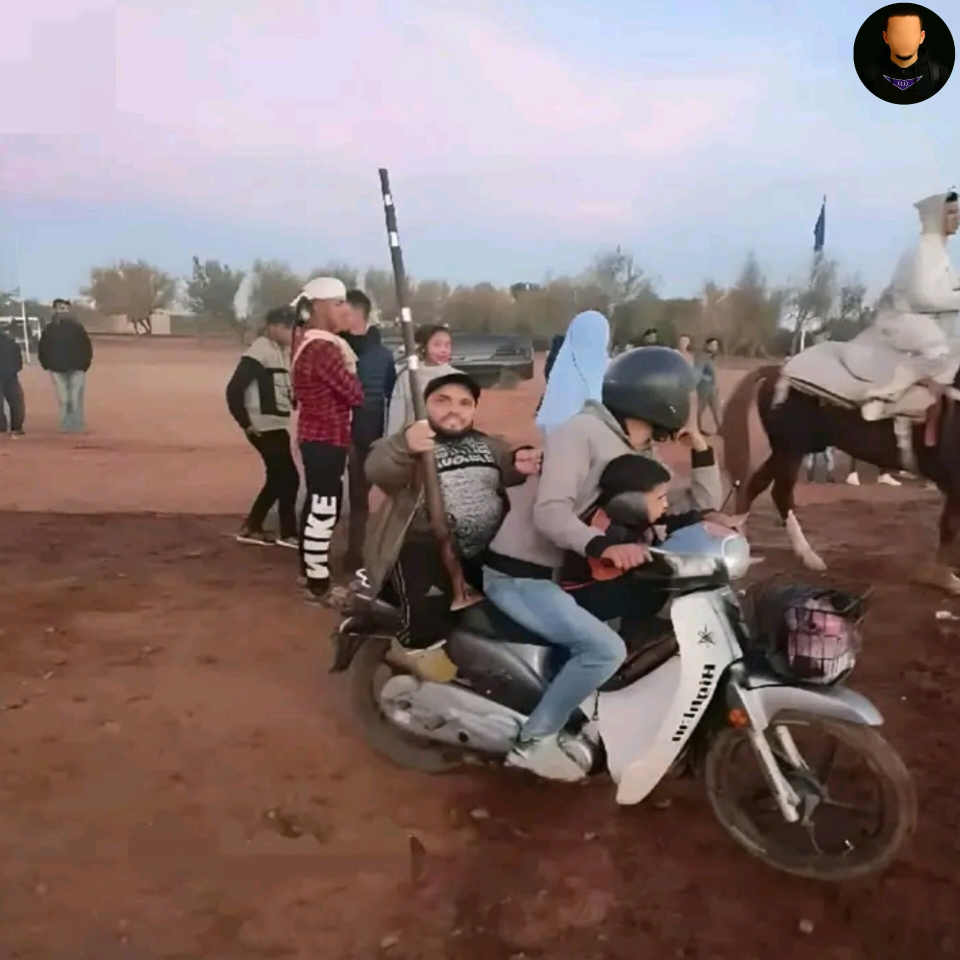
#> input picture images/image1.jpg, 1920 x 1920 px (shown at 1/2 size)
$ jupyter execute 3_geometric_transformations.ipynb
#> lines starting #> are read from the running program, lines starting #| are printed output that depends on the picture
### src/utils.py
import cv2

import matplotlib.pyplot as plt
import numpy as np

from math import ceil


def display_img(img, title=None, color_space_flag=True):
    # converting color space BGR (default for cv2.imread) to RGB (what plt expects)
    # example color spaces: Grayscale, HSV (Hue, Saturation, Value),
    #   RGBA (Red, Green, Blue, Alpha)
    # https://opencv.org/blog/color-spaces-in-opencv/
    plt.title(title)
    if color_space_flag:
        img = cv2.cvtColor(img, cv2.COLOR_BGR2RGB)
    plt.imshow(img)
    # plt.imshow(img[:,:,::-1])
    plt.axis("off")
    plt.show()


def display_mul_img(imgs, titles=None, color_space_flag=True, rows_nb=1):
    if titles and len(imgs) != len(titles):
        return 1

    for i, img in enumerate(imgs):
        plt.subplot(rows_nb, ceil(len(imgs) / rows_nb), i + 1)
        if titles:
            plt.title(titles[i])
        if color_space_flag:
            img = cv2.cvtColor(img, cv2.COLOR_BGR2RGB)
        plt.imshow(img)
        plt.axis("off")

    plt.tight_layout(pad=1.0)
    plt.show()
    return 0


# [7 lines left out: function draw_noise, not called in this run]


def draw_circle(img, coords, color=(0, 255, 0)):
    # Draw a point at each coordinate in the list
    for coord in coords:
        cv2.circle(img, (int(coord[0]), int(coord[1])), radius=20, color=color, thickness=-1)

### src/3_geometric_transformations.ipynb
### Geometric Transformations

#### Scaling

[cell 1]
import cv2
import utils

from pprint import pprint

[cell 2]
img = cv2.imread('../images/image1.jpg')
#> img is the input picture: shape (1920, 1920, 3); mean B, G, R 116.5, 118, 136
h, w, _ = img.shape

# Resize to exact pixel dimensions (w//12, h//5) using different interpolation methods
imgs = [
    img,
    cv2.resize(img, (w//12, h//5), interpolation=cv2.INTER_LINEAR),
    cv2.resize(img, (w//12, h//5), interpolation=cv2.INTER_CUBIC),
    cv2.resize(img, (w//12, h//5), interpolation=cv2.INTER_AREA),

]

labels = [
    "BASE",
    "INTER_LINEAR",
    "INTER_CUBIC",
    "INTER_AREA",
]

utils.display_mul_img(imgs, labels)
#> the loop in display_mul_img, `for i, img in enumerate(imgs):` made 4 passes
#> pass 2, in display_mul_img, `img = cv2.cvtColor(img, cv2.COLOR_BGR2RGB)`:
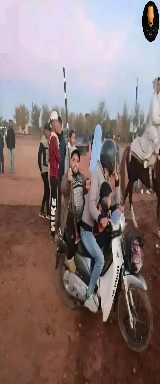
#> img: shape (384, 160, 3); mean R, G, B 136.1, 118.1, 116.6
#> in display_mul_img, `plt.show()`:
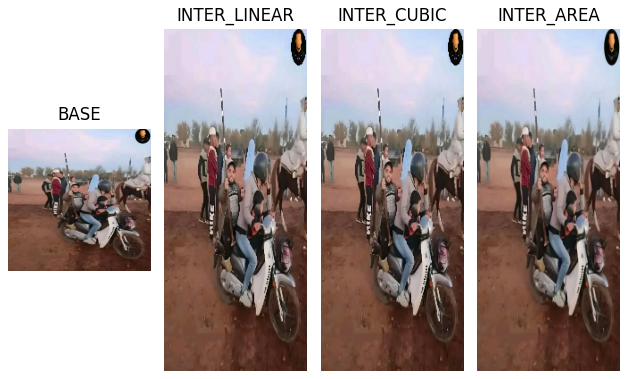
#> figure drawn by matplotlib, 4 panels
[img.shape for img in imgs]
#> Out = [(1920, 1920, 3), (384, 160, 3), (384, 160, 3), (384, 160, 3)]

#### Translation

[cell 3]
import numpy as np
import cv2
import utils

from pprint import pprint

[cell 4]
img = cv2.imread('../images/image1.jpg')
h, w, _ = img.shape

# Translation Matrix
#     |1 0 tx|
# M = |0 1 ty|
#
# Translate image by tx=100 pixels horizontally and ty=50 pixels vertically

M = np.float32([[1, 0, 100], [0, 1, 50]])
res = cv2.warpAffine(img, M, (w, h))
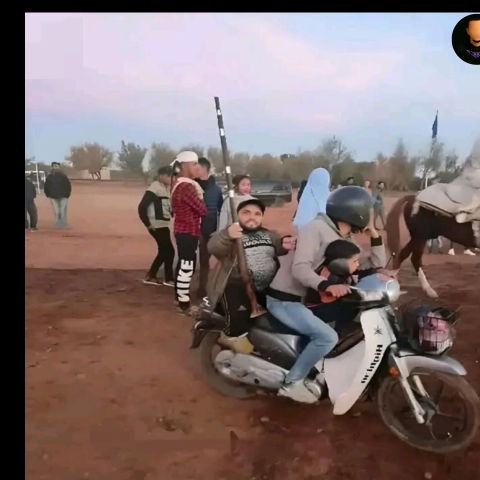
#> res: shape (1920, 1920, 3) (shown at 1/4 size); mean B, G, R 111, 111.9, 128.1

utils.display_img(res)

#### Rotation

[cell 5]
import numpy as np
import cv2
import utils

from pprint import pprint

[cell 6]
img = cv2.imread('../images/image1.jpg')
h, w, _ = img.shape

# center coordinates, angle, scale
M = cv2.getRotationMatrix2D(((w - 1)/2.0, (h - 1)/2.0), 90, 1)
res = cv2.warpAffine(img, M, (w, h))
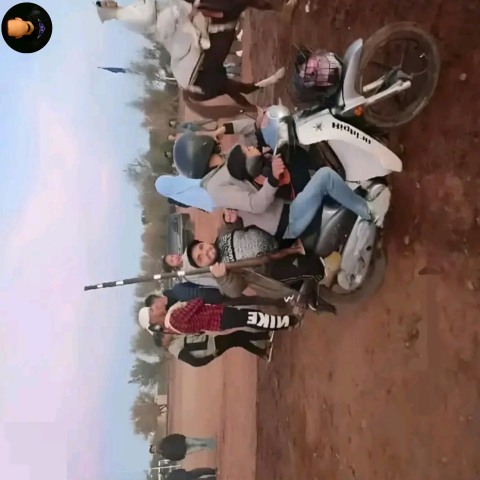
#> res: shape (1920, 1920, 3) (shown at 1/4 size); mean B, G, R 116.5, 118, 136

utils.display_img(res)

#### Affine Transformation

[cell 7]
import numpy as np
import cv2
import utils

from pprint import pprint

[cell 8]
img = cv2.imread('../images/image1.jpg')
tmp_img = img.copy()
h, w, ch = img.shape
print(h, w)
#| 1920 1920

pts1 = np.float32([[500, 500], [200, 50], [50, 200]]) # source
pts2 = np.float32([[700, 100], [200, 50], [50, 200]]) # destination

M = cv2.getAffineTransform(pts1, pts2)

res = cv2.warpAffine(img, M, (w, h))
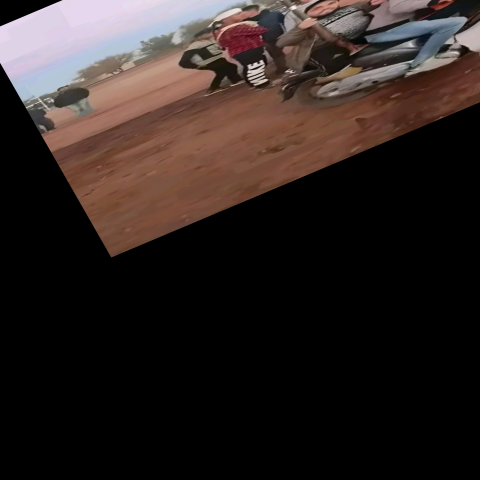
#> res: shape (1920, 1920, 3) (shown at 1/4 size); mean B, G, R 33.5, 36.1, 45.4

utils.draw_circle(tmp_img, pts1)
utils.draw_circle(tmp_img, pts2, (255, 0, 0))
#> call 2 of draw_circle, with coords = array of shape (3, 2), color = (255, 0, 0)
#> after the loop in draw_circle (call 2), `for coord in coords:`:
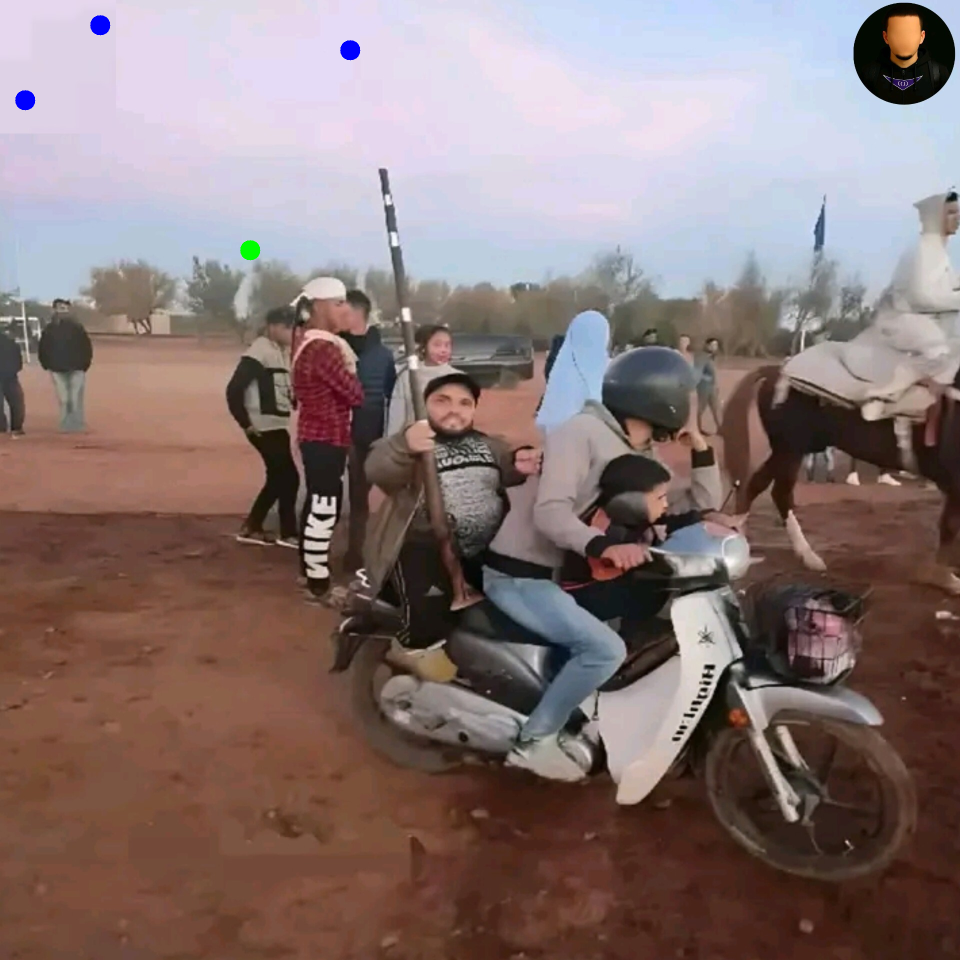
#> img: shape (1920, 1920, 3) (shown at 1/2 size); mean B, G, R 116.5, 117.8, 135.7

# green circles = source points, blue circles = destination points
utils.display_img(tmp_img)
utils.display_mul_img([img, res])
#> the loop in display_mul_img (call 2), `for i, img in enumerate(imgs):` made 2 passes
#> Out = 0

$ run again, with images/red-apple.jpg copied over images/image1.jpg
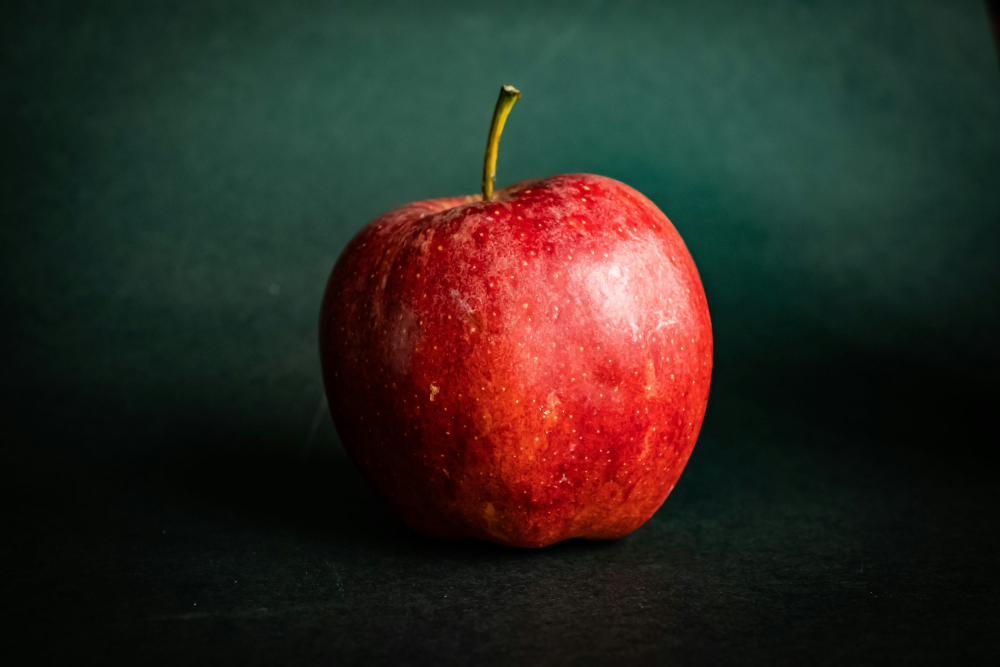
#> input picture images/red-apple.jpg, 3000 x 2000 px (shown at 1/3 size)
#> img is the input picture: shape (2000, 3000, 3); mean B, G, R 34, 40.7, 46
#> the loop in display_mul_img, `for i, img in enumerate(imgs):` made 4 passes
#> in display_mul_img, `plt.show()`:
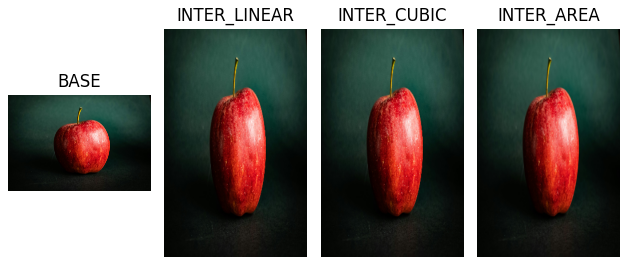
#> figure drawn by matplotlib, 4 panels
#> `[img.shape for img in imgs]`: Out = [(2000, 3000, 3), (400, 250, 3), (400, 250, 3), (400, 250, 3)]
#| 2000 3000
#> `res = cv2.warpAffine(img, M, (w, h))`:
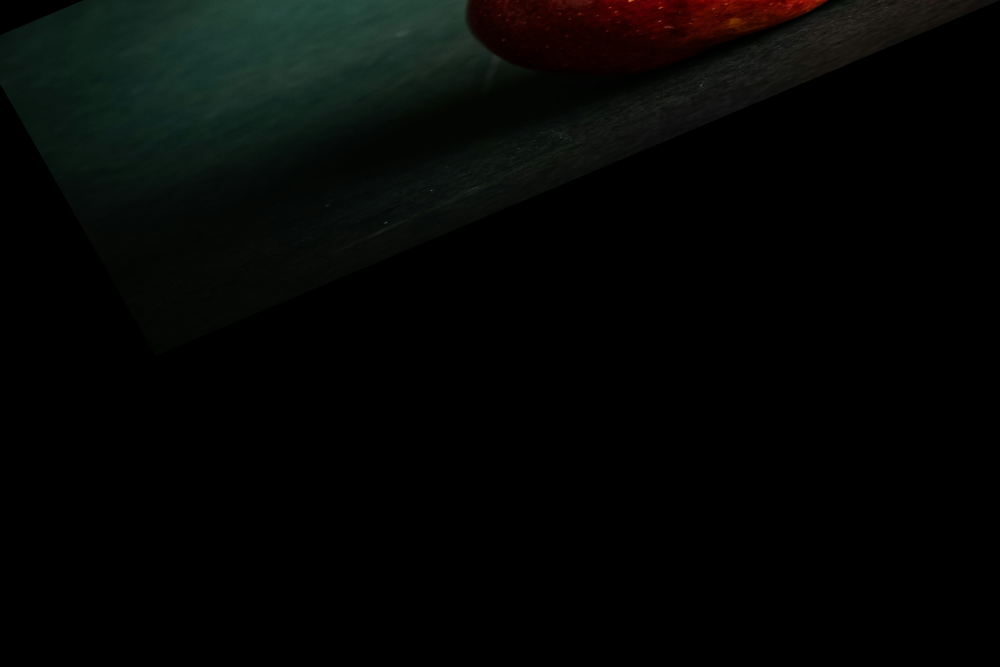
#> res: shape (2000, 3000, 3) (shown at 1/3 size); mean B, G, R 4.8, 6, 4.7
#> the loop in display_mul_img (call 2), `for i, img in enumerate(imgs):` made 2 passes
#> `utils.display_mul_img([img, res])`: Out = 0
